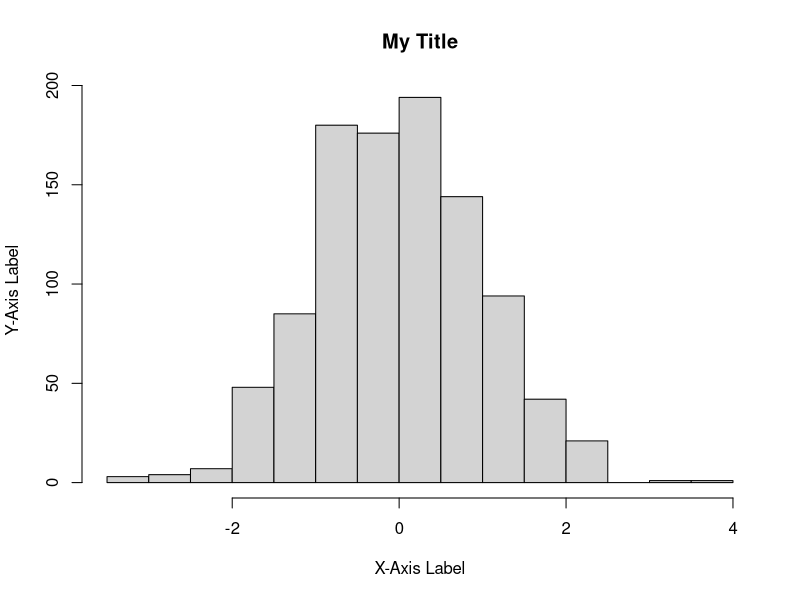

This figure's R source:
## ---- chunk 1

    hist(rnorm(n=1000),main="My Title",xlab="X-Axis Label",ylab="Y-Axis Label")

